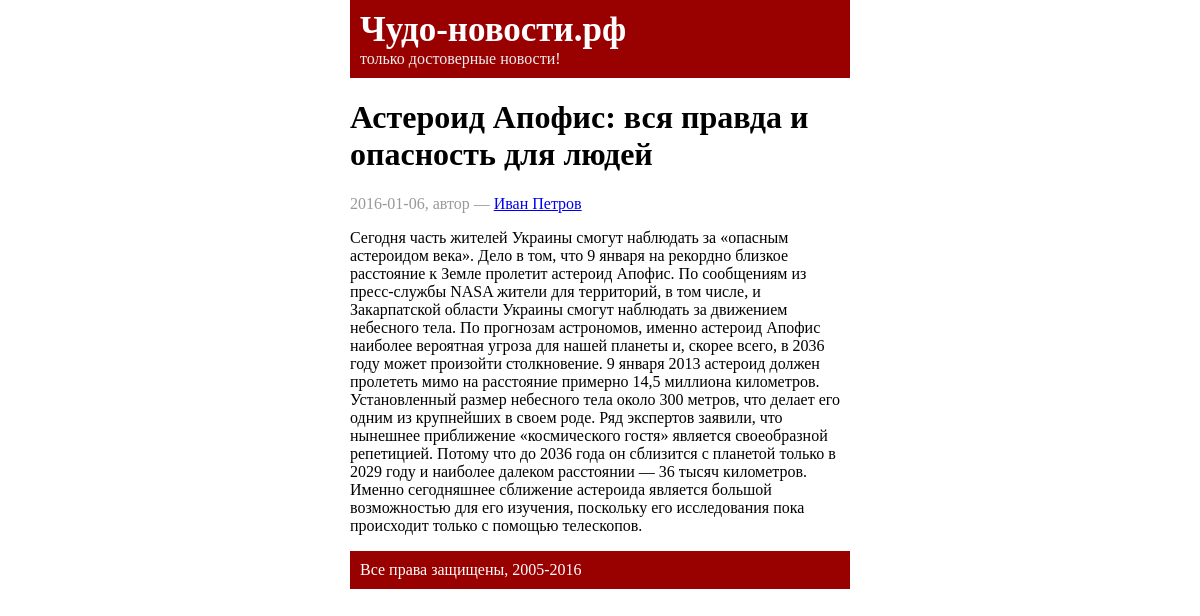
Screenshot of /?news_id=2 with the database file from the repository.
### tables this page shows
CREATE TABLE IF NOT EXISTS `news` (
  `id` int(10) unsigned NOT NULL,
  `publish_date` date NOT NULL,
  `title` varchar(255) NOT NULL,
  `text` text NOT NULL,
  `author_id` int(11) NOT NULL
);

CREATE TABLE IF NOT EXISTS `authors` (
  `id` int(10) unsigned NOT NULL,
  `name` varchar(255) NOT NULL
);

### includes/News.php (called while the page is built, shortened)
<?php
class News
{
    public function getOneNew($action) {
        $mysqli = new DB_Connection();
        $result = $mysqli->getConnect()->query('SELECT news.*, authors.name, authors.id
                                                AS authors FROM news, authors
                                                WHERE
                                                 news.author_id = authors.id
                                                AND news.id = ' .$action . ' LIMIT 1');
        $news = array();
        while($row = $result->fetch_assoc()) {
            $news[] = $row;
        }
        include ROOT. '/pages/list_news.php';
    }
}

### includes/DB_Connection.php (called while the page is built)
<?php
class DB_Connection
{
    private $dbname;
    private $dbhost;
    private $db_pass;
    private $db_user;
    public function __construct() {
        $connect_info = include(ROOT.'/includes/db_connect_info.php');
        $this->dbhost=$connect_info['db_host'];
        $this->dbname=$connect_info['db_name'];
        $this->db_pass=$connect_info['db_password'];
        $this->db_user=$connect_info['db_user'];
    }
    public function getConnect() {
        $mysqli = new mysqli($this->dbhost, $this->db_user, $this->db_pass, $this->dbname)
        or die('No connect to db');
        $mysqli->set_charset('utf8');
        return $mysqli;
    }
}

### pages/list_news.php (the view)
<?php foreach($news as $row): ?>
    <h1><?=$row['title']; ?></h1>
    <div class="date">
        <?=$row['publish_date'];?>, автор &mdash;
        <a href="?author_id=<?=$row['author_id'];?>"><?=$row['name'];?></a>
    </div>
    <div class="text">
         <p><?=$row['text'];?></p>
    </div>
<?php endforeach; ?>

### pages/header.php (style rules this page uses)
.date { margin:5px 0; color:#999; }

### rows the page displays
news: title "Астероид Апофис: вся правда и опасность для людей", publish_date "2016-01-06", author.name "Иван Петров", text "Сегодня часть жителей Украины смогут наблюдать за «опасным астероидом века». Дело в том, что 9 января на рекордно близкое расстояние к Земле пролетит астероид Апофис. По сообщениям из пресс-службы NASA жители для территорий, в том числе, и Закарпатской области Украины смогут наблюдать за движением небесного тела. По прогнозам астрономов, именно астероид Апофис наиболее вероятная угроза для нашей планеты и, скорее всего, в 2036 году может произойти столкновение. 9 января 2013 астероид должен пролететь мимо на расстояние примерно 14,5 миллиона километров. Установленный размер небесного тела около 300 метров, что делает его одним из крупнейших в своем роде. Ряд экспертов заявили, что нынешнее…"
